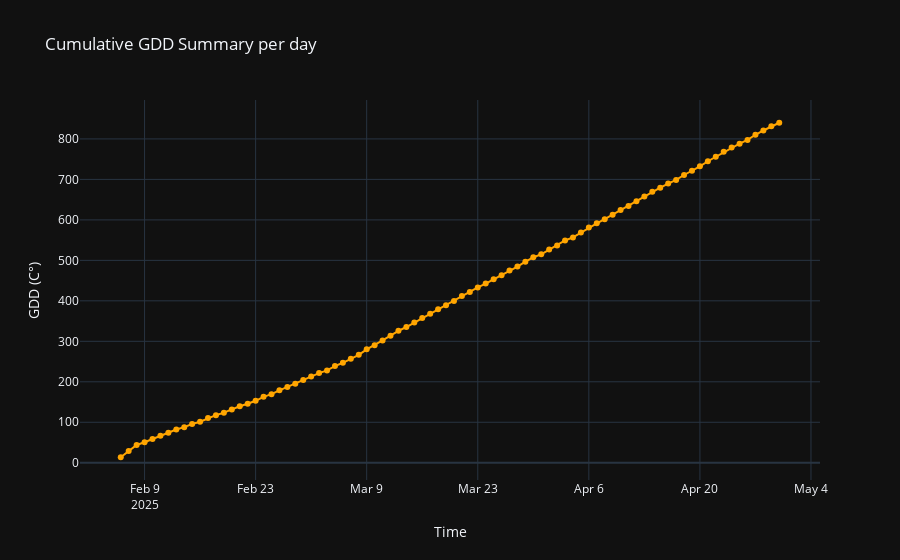

The notebook cell this image was saved under:
### Code cell
fig_gdd = go.Figure()

# Now x = df.index
fig_gdd.add_trace(go.Scatter(x=temp_data_day.index, y=temp_data_day[('Temp', 'GDD_cum')], 
                         mode='lines+markers', 
                         name='Mean GDD',
                         line=dict(color='#FFA500'),
                         marker=dict(color='#FFA500')))

# Add titles and labels
fig_gdd.update_layout(
    title='Cumulative GDD Summary per day',
    xaxis_title='Time',
    yaxis_title='GDD (C°)',
    template='plotly_dark'
)

# Show the plot
fig_gdd.show()
